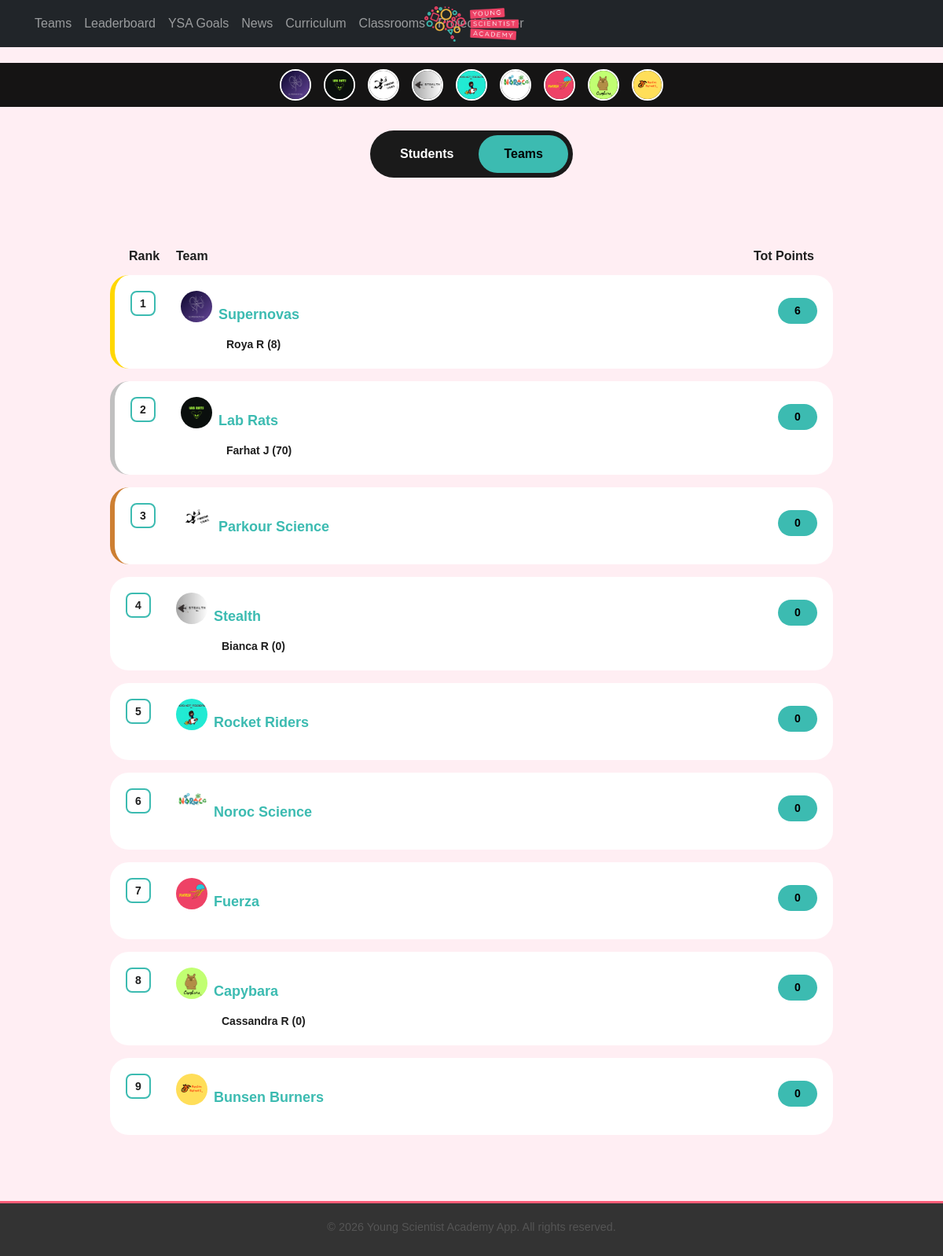
The app's page /leaderboard/teams/ with its own data.
### teams/models.py (models this page shows, shortened)
class Team(models.Model):
    name = models.CharField(max_length=100, unique=True)
    logo = models.ImageField(upload_to="team_logos/", blank=True, null=True)
    members = models.ManyToManyField(
        settings.AUTH_USER_MODEL, related_name='teams_members', blank=True
    )
    created_at = models.DateTimeField(auto_now_add=True)
    description = models.TextField(blank=True)
    max_members = models.IntegerField(default=15)
    class Meta:
        ordering = ["-created_at"]
        verbose_name = "Team"
        verbose_name_plural = "Teams"
    @property
    def total_points(self):
        return self.team_points_from_teams_app.aggregate(
            total_points=Sum("points_earned")
        )["total_points"] or 0
    def get_logo_url(self):
        if self.logo:
            return self.logo.url
        filename_png = f"{self.name.lower().replace(' ', '_')}.png"
        filename_jpg = f"{self.name.lower().replace(' ', '_')}.jpg"
        if os.path.exists(os.path.join(settings.MEDIA_ROOT, "team_logos", filename_png)):
            return settings.MEDIA_URL + "team_logos/" + filename_png
        if os.path.exists(os.path.join(settings.MEDIA_ROOT, "team_logos", filename_jpg)):
            return settings.MEDIA_URL + "team_logos/" + filename_jpg
        return settings.STATIC_URL + "default_team_logo.png"

### users/models.py (models this page shows, shortened)
class CustomUser(AbstractUser):
    team = models.ForeignKey(
        'teams.Team', on_delete=models.SET_NULL, null=True, blank=True, related_name="users_team"
    )
    team_join_deadline = models.DateField(null=True, blank=True)
    ROLE_CHOICES = [
        ('admin', 'Admin'),
        ('teacher', 'Teacher'),
        ('student', 'Student'),
    ]
    LEVEL_CHOICES = [
        ('explorer', 'Explorer'),
        ('ambassador', 'Ambassador'),
    ]
    role = models.CharField(max_length=20, choices=ROLE_CHOICES)
    level = models.CharField(max_length=20, choices=LEVEL_CHOICES, blank=True, null=True)  # only for students
    is_approved = models.BooleanField(default=False)
    profile_completed = models.BooleanField(default=False)  # new field to track completions
    ysa_way_passed = models.BooleanField(default=False)

class Profile(models.Model):
    user = models.OneToOneField(User, on_delete=models.CASCADE, related_name="profile")
    points = models.PositiveIntegerField(default=0)
    points_transferred = models.PositiveIntegerField(default=0)
    team = models.ForeignKey(Team, null=True, blank=True, on_delete=models.SET_NULL, related_name="team_profile")
    team_joined = models.BooleanField(default=False)
    join_deadline = models.DateField(null=True, blank=True)
    first_name = models.CharField(max_length=50, blank=True, null=True)
    last_name = models.CharField(max_length=50, blank=True, null=True)
    school = models.CharField(max_length=100, blank=True, null=True)
    age = models.PositiveIntegerField(blank=True, null=True)
    profile_completed = models.BooleanField(default=False)
    created_at = models.DateTimeField(auto_now_add=True)
    updated_at = models.DateTimeField(auto_now=True)
    avatar = models.ImageField(upload_to="avatars/", blank=True, null=True)  # Uploaded avatar
    generated_avatar = models.ImageField(upload_to="generated_avatars/", blank=True, null=True)  # SVG avatar
    pip_quote = models.CharField(max_length=150, blank=True, null=True, help_text="A pip for your profile!")
    background_color = models.CharField(
        max_length=20, choices=[(tag.name, tag.value) for tag in pa.BackgroundColor], default="WHITE"
    )
    hair_type = models.CharField(
        max_length=30, choices=[(tag.name, tag.value) for tag in pa.HairType], default="BOB"
    )
    hair_color = models.CharField(
        max_length=20, choices=[(tag.name, tag.value) for tag in pa.HairColor], default="BROWN"
    )
    eye_type = models.CharField(
        max_length=20, choices=[(tag.name, tag.value) for tag in pa.EyeType], default="DEFAULT"
    )
    mouth_type = models.CharField(
        max_length=20, choices=[(tag.name, tag.value) for tag in pa.MouthType], default="SMILE"
    )
    accessory = models.CharField(
        max_length=20, choices=[(tag.name, tag.value) for tag in pa.AccessoryType], default="NONE"
    )
    clothing = models.CharField(
        max_length=30, choices=[(tag.name, tag.value) for tag in pa.ClothingType], default="HOODIE"
    )
    clothing_color = models.CharField(
        max_length=20, choices=[(tag.name, tag.value) for tag in pa.ClothingColor], default="PASTEL_GREEN"
    )
    shirt_text = models.CharField(max_length=20, blank=True, null=True)
    @property
    def short_name(self):
        if self.last_name:
            return f"{self.first_name} {self.last_name[0]}"
        return self.first_name

### leaderboard/views.py (the view)
# urls.py: path('teams/', views.team_leaderboard, name='leaderboard_team'),
def team_leaderboard(request):
    teams = Team.objects.all()
    for team in teams:
        team.top_students = (
            CustomUser.objects
            .filter(team=team)
            .annotate(total_points=Sum('points_set__points_earned'))
            .order_by('-total_points')[:3]
        )
        team.all_members = (
            CustomUser.objects
            .filter(team=team)
            .annotate(total_points=Sum('points_set__points_earned'))
            .order_by('-total_points')
        )
    return render(request, 'leaderboard_team.html', {'teams': teams})

### teams/context_processors.py (called while the page is built)
def team_logos(request):
    teams = list(Team.objects.all())  # Convert QuerySet to list
    teams.sort(key=lambda team: team.total_points, reverse=True)  # Sort manually  # ✅ Order by team ranking
    return {'teams': teams}

### users/context_processors.py (called while the page is built, shortened)
def user_level_and_team(request):
    user = request.user
    if not user.is_authenticated:
        return {}

### leaderboard/templates/leaderboard_team.html (shortened to what this page needs)
{% extends "core/base.html" %}
{% load static %}
{% block content %}
<div class="d-flex justify-content-center">
  <div class="leaderboard-toggle text-center">
    <a href="{% url 'leaderboard:student_leaderboard' %}"
       class="{% if request.resolver_match.url_name == 'student_leaderboard' %}active{% endif %}">
       Students
    </a>
    <a href="{% url 'leaderboard:leaderboard_team' %}"
       class="{% if request.resolver_match.url_name == 'leaderboard_team' %}active{% endif %}">
       Teams
    </a>
  </div>
</div>
<div class="container mt-5">
  <div class="leaderboard-header">
    <div style="width: 60px;">Rank</div>
    <div style="flex-grow: 1;">Team</div>
    <div style="min-width: 100px; text-align: right;">Tot Points</div>
  </div>
  {% for team in teams %}
    {% with forloop.counter as rank %}
    <div class="team-leaderboard-row {% if rank == 1 %}tier-1{% elif rank == 2 %}tier-2{% elif rank == 3 %}tier-3{% endif %}">
      <div class="rank-box">{{ rank }}</div>
      <div class="flex-grow-1">
        <div class="d-flex justify-content-between align-items-center">
          <div class="d-flex align-items-center gap-2">
            <img src="{{ team.get_logo_url }}" alt="{{ team.name }}" class="team-logo">
            <a href="{% url 'teams:team_detail' team.id %}" class="team-name">{{ team.name }}</a>
          </div>
          <div class="points-pill">
            {{ team.total_points }}
          </div>
        </div>
        <div class="student-list">
          {% for student in team.top_students %}
            {% if student.profile and student.profile.short_name %}
              <span class="student-name">
                {{ student.profile.short_name }} ({{ student.total_points|default:0 }})
              </span>
            {% endif %}
          {% endfor %}
        </div>
      </div>
    </div>
    {% endwith %}
  {% endfor %}
</div>
{% endblock %}

### core/templates/core/base.html (shortened to what this page needs)
{% load static %}
<!DOCTYPE html>
<html lang="en">
<head>
    <link href="https://cdn.jsdelivr.net/npm/bootstrap@5.3.0/dist/css/bootstrap.min.css" rel="stylesheet">
    <link rel="stylesheet" href="{% static 'css/styles.css' %}">
</head>
<body>
<nav class="navbar navbar-expand-lg navbar-dark bg-dark fixed-top">
    <div class="w-100 d-flex justify-content-between align-items-center px-3">
        <div class="d-flex align-items-center">
        <div class="collapse navbar-collapse" id="navbarNav">
            <ul class="navbar-nav">
            <li class="nav-item">
                <a class="nav-link {% if request.path == '/teams/' %}active{% endif %}" href="{% url 'teams:team_overview' %}">Teams</a>
            </li>
            <li class="nav-item">
                <a class="nav-link {% if request.path == '/leaderboard/' %}active{% endif %}" href="{% url 'leaderboard:student_leaderboard' %}">
                    Leaderboard
                </a>
            </li>
            <li class="nav-item">
                <a class="nav-link {% if request.path == '/programs/' %}active{% endif %}" href="{% url 'programs:goal_list' %}">YSA Goals</a>
            </li>
            <li class="nav-item">
                <a class="nav-link {% if request.path == '/news/' %}active{% endif %}" href="{% url 'news:news' %}">News</a>
            </li>
            <li class="nav-item">
                <a class="nav-link {% if request.path == '/curriculum/' %}active{% endif %}" href="{% url 'curriculum:home' %}">Curriculum</a>
            </li>
            <li class="nav-item">
                <a class="nav-link {% if request.path == '/classrooms/' %}active{% endif %}" href="{% url 'classrooms:dashboard' %}">Classrooms</a>
            </li>
            <li class="nav-item">
                <a class="nav-link {% if request.path == '/project_planner/' %}active{% endif %}" href="{% url 'project_planner:home' %}">Project Planner</a>
            </li>
            </ul>
        </div>
        </div>
    <a class="navbar-brand position-absolute start-50 translate-middle-x" href="{% url 'home' %}">
      <img src="{% static 'images/logo.png' %}" alt="logo" class="logo" style="max-height: 50px;">
    </a>
  </div>
</nav>
    {% if teams %}
    <div class="team-logos-nav">
        {% for team in teams %}
            <a href="{% url 'teams:team_detail' team.id %}" class="team-logo-link">
                <img src="{{ team.get_logo_url }}" alt="{{ team.name }}" class="team-logo-small">
            </a>
        {% endfor %}
    </div>
    {% endif %}
    <div class="content-container">
        {% block content %}{% endblock %}
    </div>
    <footer class="text-center mt-5">
        <p>&copy; {% now "Y" %} Young Scientist Academy App. All rights reserved.</p>
    </footer>
</body>
</html>
</body>
</html>

### core/static/css/styles.css (style rules this page uses)
body { background-color: #ffe6f0; font-family: 'Arial', sans-serif; color: #333; }
.team-logos-nav { display: flex; justify-content: center; align-items: center; background: #151414; padding: 8px; position: relative; z-index: 999; margin-top: 80px; }
.navbar { position: fixed; top: 0; left: 0; right: 0; width: 100%; z-index: 1050; background-color: #333333; padding: 10px 20px; display: flex; align-items: center; justify-content: space-between; }
.navbar-brand { font-weight: bold; color: #ffffff; font-size: 1.2rem; margin-right: auto; position: absolute; left: 50%; transform: translateX(-50%); z-index: 1; }
.navbar-collapse { background-color: transparent; padding: 0; box-shadow: none; border: none; }
.team-logo-link { margin: 0 8px; text-decoration: none; }
.team-logo-small { width: 40px; height: 40px; border-radius: 50%; border: 2px solid white; object-fit: cover; transition: transform 0.2s ease-in-out; }
.container { max-width: 960px; padding: 20px; }
footer { background-color: #333333; color: #ffffff; padding: 15px 0; font-size: 0.9rem; text-align: center; border-top: 3px solid #ff5c77; }
footer p { margin-bottom: 5px; }
.logo { max-width: 120px; height: auto; display: block; margin: 10px auto; }
p, li { color: #555; }
footer { padding: 20px 0; border-top: 3px solid #ff5c77; font-size: 0.9rem; text-align: center; color: #ffffff; background-color: #333333; }
.team-logo { width: 100%; height: 120px; object-fit: contain; border-radius: 8px; display: block; margin: 0 auto 10px; }
.team-name { font-size: 18px; font-weight: bold; margin-top: 10px; }

### leaderboard/templates/leaderboard_team.html (style rules this page uses)
body { background-color: #ffeef3; font-family: 'Arial', sans-serif; }
.leaderboard-toggle { background-color: #1a1a1a; border-radius: 50px; display: inline-flex; padding: 6px; margin: 30px auto 20px; }
.leaderboard-toggle a { padding: 12px 32px; border-radius: 40px; font-weight: bold; text-decoration: none; color: white; transition: background-color 0.3s ease; }
.leaderboard-toggle a.active { background-color: #3CBBB1; color: black; }
.leaderboard-header { display: flex; justify-content: space-between; margin-bottom: 12px; padding: 0 24px; font-weight: bold; color: #1e1e1e; }
.team-leaderboard-row { background-color: white; border-radius: 24px; padding: 20px; margin-bottom: 16px; display: flex; align-items: flex-start; gap: 16px; position: relative; }
.tier-1 { border-left: 6px solid gold; }
.tier-2 { border-left: 6px solid silver; }
.tier-3 { border-left: 6px solid #cd7f32; }
.team-logo { height: 40px; width: 40px; object-fit: cover; border-radius: 50%; display: inline-block; }
.team-name { font-size: 18px; font-weight: bold; color: #3CBBB1; text-decoration: none; margin-bottom: 0; }
.rank-box { width: 32px; height: 32px; border: 2px solid #3CBBB1; border-radius: 8px; display: flex; align-items: center; justify-content: center; font-weight: 600; font-size: 14px; margin-right: 16px; color: #1e1e1e; }
.points-pill { background-color: #3CBBB1; color: black; font-weight: 600; padding: 6px 14px; border-radius: 20px; font-size: 14px; min-width: 50px; text-align: center; }
.student-list { display: flex; flex-wrap: wrap; gap: 10px; font-size: 14px; margin-top: 8px; margin-left: 58px; }
.student-name { font-weight: 600; color: #1e1e1e; }

### records on screen
Team: shows a picture, max_members "1", name "Supernovas", total_points "6"
Team: shows a picture, rank "2", name "Lab Rats", total_points "0"
Team: shows a picture, rank "3", name "Parkour Science", total_points "0"
Team: shows a picture, rank "4", name "Stealth", total_points "0"
Team: shows a picture, id "5", name "Rocket Riders", total_points "0"
Team: shows a picture, rank "6", name "Noroc Science", total_points "0"
Team: shows a picture, rank "7", name "Fuerza", total_points "0"
Team: shows a picture, rank "8", name "Capybara", total_points "0"
Team: shows a picture, rank "9", name "Bunsen Burners", total_points "0"
CustomUser: profile.short_name "Roya R", total_points "8"
CustomUser: profile.short_name "Farhat J", total_points "70"
CustomUser: profile.short_name "Bianca R", total_points "0"
CustomUser: profile.short_name "Cassandra R", total_points "0"
